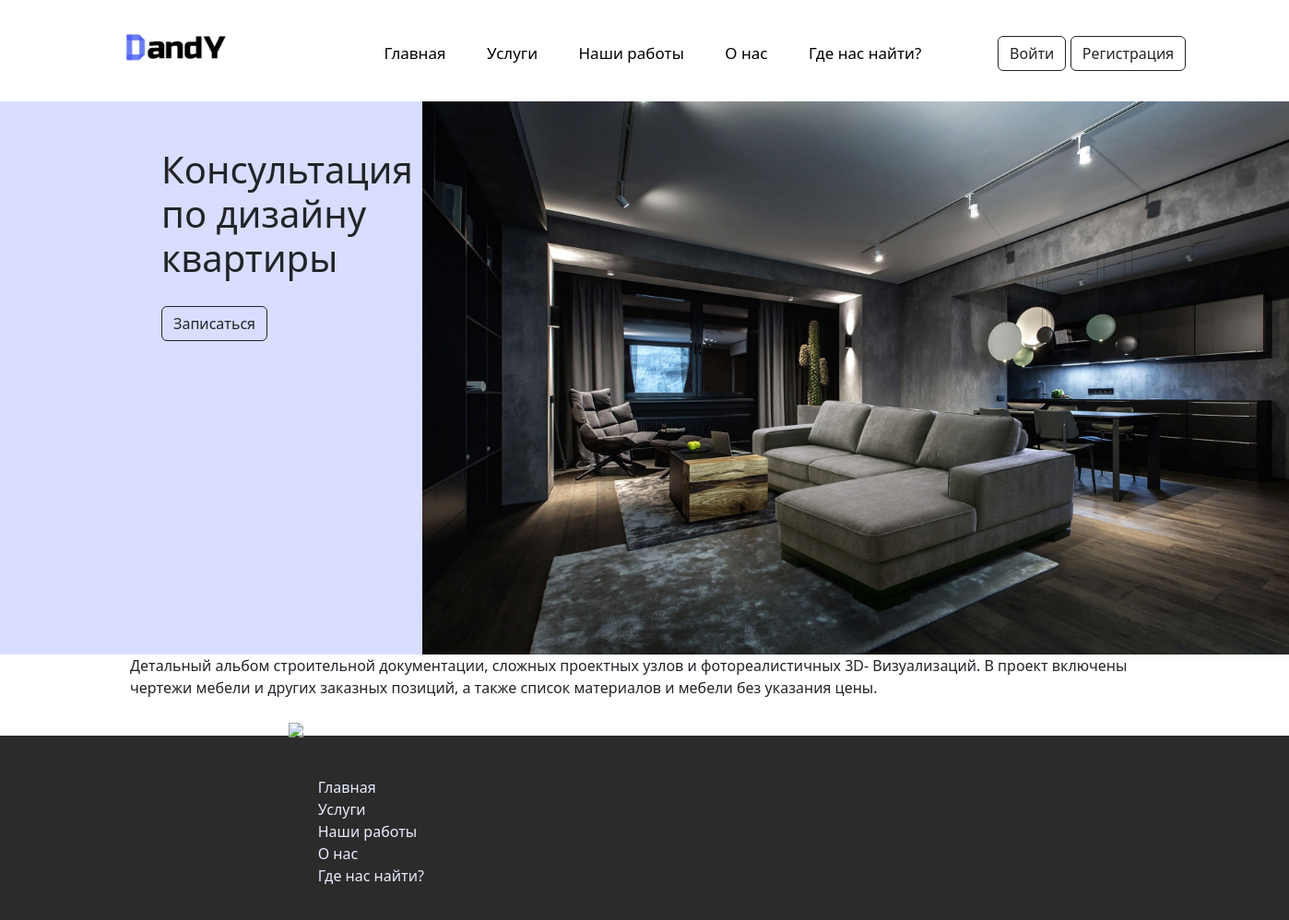
/examples.php?id=1, run on the app's committed database.
### tables this page shows
CREATE TABLE `services` (
  `id_services` int NOT NULL,
  `name_services` varchar(255) DEFAULT NULL,
  `price_services` varchar(255) DEFAULT NULL,
  `info_services` varchar(1000) DEFAULT NULL,
  `details_services` varchar(255) NOT NULL,
  `term_services` varchar(255) NOT NULL,
  `photo-services` varchar(2000) NOT NULL
);

### examples.php (the view, shortened to what this page needs)
<?php
require_once('header.php');
require_once('db.php');
$serviceId = isset($_GET['id']) ? $_GET['id'] : 0;
$stmt = $conn->prepare("SELECT name_services, price_services, info_services, details_services, term_services FROM services WHERE id_services = ?");
$stmt->bind_param("i", $serviceId);
$stmt->execute();
$result = $stmt->get_result();
$service = $result->fetch_assoc();
?>
<body>
    <div class=" exam_cont">
        <div class="head_examples">
            <div class="left_block">
                <h1 class="name_exam"><?php echo htmlspecialchars($service['name_services']); ?></h1>
                <a class="btn-aut btn btn-outline-dark" href="entry.php?id=<?php echo $serviceId; ?>">Записаться</a>
            </div>
            <div class="right_block">
                <img class="primer_photo" src="media/photo1.jpg" alt="" srcset="">
            </div>
        </div>
        <div class="container outline">
            <p><?php echo htmlspecialchars($service['info_services']); ?></p>
        </div>
        <div class="examples_of_work">
        </div>
    </div>
</body>
<?php require_once('footer.php'); ?>

### css/style.css (style rules this page uses)
* { margin: 0; padding: 0; box-sizing: border-box; scroll-behavior: smooth; }
.head_examples { display: flex; justify-content: space-between; margin-top: 110px; background-color: #d9ddff; }
.left_block { padding-top: 50px; padding-left: 175px; }
.primer_photo { display: block; width: 940px; height: 600px; }
.name_exam { padding-bottom: 20px; }

### data on the page
services: name_services "Консультация по дизайну квартиры", info_services "Детальный альбом строительной документации, сложных проектных узлов и фотореалистичных 3D- Визуализаций. В проект включены чертежи мебели и других заказных позиций, а также список материалов и мебели без указания цены."
